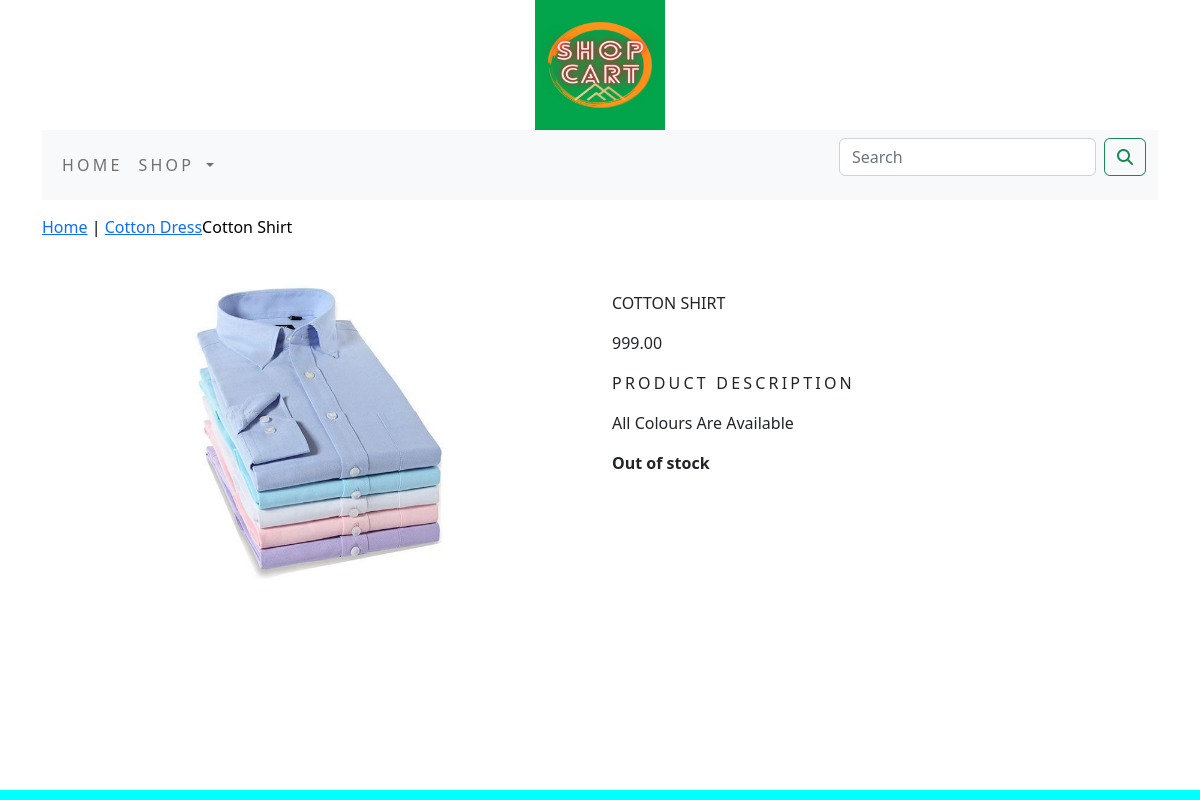
The app's page /shopapp/cotton-dress/cotton-shirt/ with its own data.
### shopapp/models.py (models this page shows, shortened)
class Product(models.Model):
    name=models.CharField(max_length=250,unique=True)
    slug=models.SlugField(max_length=250,unique=True)
    description=models.TextField(blank=True)
    price=models.DecimalField(max_digits=10,decimal_places=2)
    catagory=models.ForeignKey(Catagory,on_delete=models.CASCADE)
    image=models.ImageField(upload_to='product',blank=True)
    stock=models.IntegerField()
    available=models.BooleanField(default=True)
    created=models.DateTimeField(auto_now_add=True)
    updated=models.DateTimeField(auto_now=True)
    class Meta:
        ordering = ('name',)
        verbose_name = 'product'
        verbose_name_plural = 'products'

class Catagory(models.Model):
    name=models.CharField(max_length=250,unique=True)
    slug=models.SlugField(max_length=250,unique=True)
    description=models.TextField(blank=True)
    image=models.ImageField(upload_to='catagory',blank=True)
    class Meta:
        ordering=('name',)
        verbose_name='catagory'
        verbose_name_plural='catagories'
    def get_url(self):
        return reverse('shopapp:products_by_catagory',args=[self.slug])
    def __str__(self):
        return '{}'.format(self.name)

### shopapp/views.py (the view)
# urls.py: path('<slug:c_slug>/<slug:product_slug>/', views.prodetail, name='prodcatdetail'),
def prodetail(request,c_slug,product_slug):
    try:
        product=Product.objects.get(catagory__slug=c_slug,slug=product_slug)
    except Exception as e:
        raise e
    return render(request,'product.html',{'product':product})

### cart/context_processors.py (called while the page is built)
def counter(request):
    item_count=0
    if 'admin' in request.path:
        return {}
    else:
        try:
            cart=Cart.objects.filter(cart_id=_cart_id(request))
            cart_items=Cartitem.objects.all().filter(cart=cart[:1])
            for cart_item in cart_items:
                item_count += cart_item.quantity
        except Cart.DoesNotExist:
            item_count=0
    return dict(item_count=item_count)

### cart/views.py (called while the page is built)
def _cart_id(request):
    cart=request.session.session_key
    if not cart:
        cart=request.session.create()
    return cart

### shopapp/context_processors.py (called while the page is built)
def menu_links(request):
    links=Catagory.objects.all()
    return dict(links=links)

### templates/product.html (shortened to what this page needs)
{% extends 'base.html' %}
{% load static %}
{% block content %}
<div class="row my_prod_row_class">
    <div class="mx_auto">
        <p><a href="{% url 'shopapp:allprodcat' %}">Home</a> | <a href="{{product.catagory.get_url}}">{{product.catagory}}</a>{{product.name}}</p>
    </div>
    <div class="container">
        <br>
        <div class="row">
            <div class="col-12 col-sm-12 col-md-12 col-lg-6 text-center">
                <div style="min-width:18rem">
            <img src="{{product.image.url}}" alt="{{product.name}}" width="300px" height="300px">
        </div>
    </div>
        <div class="col-12 col-sm-12 col-md-12 col-lg-6">
            <div>
            <h1 class="my_prod_title">{{product.name}}</h1>
            <p>{{product.price}}</p>
            <p class="my_title">product Description</p>
            <p class="text-justify my_prod_text">{{product.description}}</p>
            {% if product.stock <= 0 %}
            <p class="text-justify my_prod_text"><b>Out of stock</b></p>
            {% else %}
            <a class="btn btn-secondary" href="{% url 'cart:add_cart' product.id %}">Add to cart</a>
            {% endif %}
        </div>
    </div>
            </div>
</div>
         </div>
{% endblock %}

### static/css/custom.css (style rules this page uses)
body { font-family: 'Koulen', cursive; }
.my_title { font-size:16px; text-transform:uppercase; letter-spacing:.2em; }
.my_prod_row_class { padding-top:15px; padding-bottom:20px; }
.my_prod_row_class .mx_auto { color:#000; font-size:16px; text-decoration:none; }
.my_prod_title { font-size:16px; text-transform:uppercase; letter-spacing.2em; padding-top:15px; padding-bottom:10px; }
.my_prod_text { padding-right:20px; }

### records on screen
Product: catagory "Cotton Dress", name "Cotton Shirt", image (picture), name "COTTON SHIRT", price "999.00", description "All Colours Are Available"
